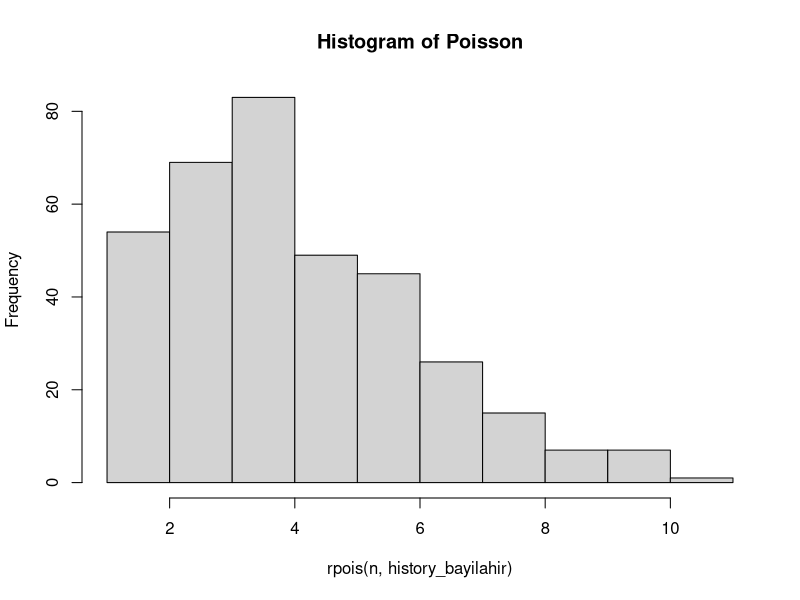

This figure's R source:
#A
#Diketahui
history_bayilahir=4.5
peluang_bayilahir=6
#Menggunakan fungsi dpois
peluang3=dpois(peluang_bayilahir,history_bayilahir)
peluang3

#B
set.seed(0)
n=356
#Menggunakan fungsi rpois
hist(rpois(n,history_bayilahir),main="Histogram of Poisson")

#C
#Kesimpulan terdapat di Readme

#D
E=Var=history_bayilahir
E
Var

#Referensi
#https://www.rumusstatistik.com/2012/07/rumus-distribusi-poisson.html